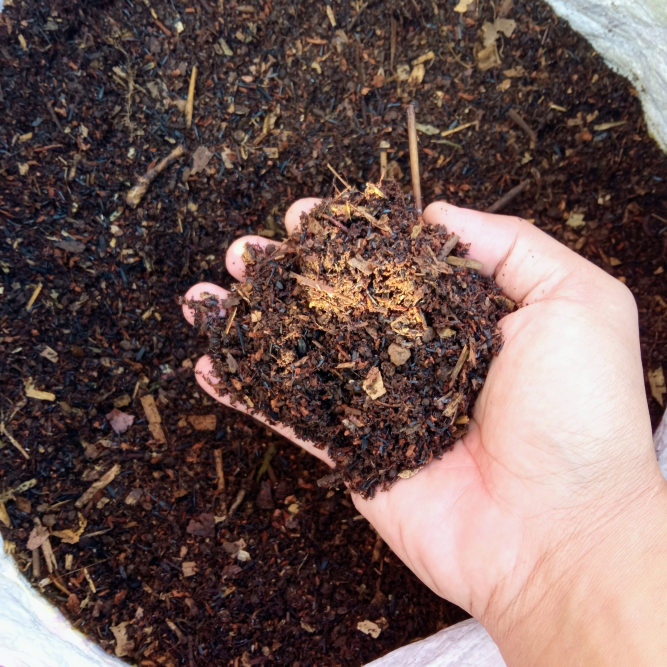
#> input picture assets/photo/hand-of-compost.jpg, 2000 x 2000 px, found by its file name (shown at 1/3 size)
$ python build_teachers_day_soil_tests.py
#> lines starting #> are read from the running program, lines starting #| are printed output that depends on the picture; after the words box and inside, x2 and y2 are one past the last pixel; in counts of white or black regions, pixels touching at a corner belong together
### templates/posts/october/lib.py
"""Helpers and the 9 October 2026 templates. Every element is a native PowerPoint object.
Sizes are real points on an 11.25 in wide slide (1080 px = 810 pt), as in the spec. Positions are px."""
import math, os, sys
from lxml import etree
from pptx import Presentation
from pptx.util import Emu, Pt
from pptx.dml.color import RGBColor
from pptx.enum.dml import MSO_PATTERN
from pptx.enum.shapes import MSO_SHAPE
from pptx.enum.text import PP_ALIGN, MSO_ANCHOR

sys.path.insert(0, os.path.join(os.path.dirname(os.path.abspath(__file__)), "..", "..", "carousels"))
from photos import crop, ROOT   # noqa: E402

PX = 9525
A = "http://schemas.openxmlformats.org/drawingml/2006/main"
DEEP, GREEN, CREAM, GLOW, LIGHT, BROWN, INK, GOLD = "1E3F1D", "31662F", "F3F1EA", "B1BCB1", "B1BCB1", "4C3634", "333130", "D39C48"
PHBG, STRIPE, WHITE, FAINT = "C9C4B8", "E8E2D4", "FFFFFF", "6A665C"
HEAD, BODY, TAG = "Montserrat", "Source Sans 3", "[COPY: Allison]"
REGISTRY = []   # every PHOTO placeholder: (file, slide number, label)

def rgb(h): return RGBColor.from_string(h)

# ---------------------------------------------------------------- text estimation
# [15 lines left out: functions est_lines, fit, not called in this run]

def th(text, pt, width, bold=False, spacing=1.2):
    return est_lines(text, pt, width, bold) * pt * 1.3333 * spacing

# ---------------------------------------------------------------- deck
class Deck:
    def __init__(self, w=1080, h=1350, name=""):
        self.w, self.h, self.name = w, h, name
        self.prs = Presentation(); self.prs.slide_width = Emu(w*PX); self.prs.slide_height = Emu(h*PX)
        self.meta = []

    # [17 lines left out: functions slide, finish, not called in this run]

def slide_no(s):
    return [sl.slide_id for sl in s._deck.prs.slides].index(s.slide_id) + 1

# ---------------------------------------------------------------- placement (with optional tilt about a centre)
class Tilt:
    def __init__(self, cx, cy, deg): self.cx, self.cy, self.deg = cx, cy, deg

# [36 lines left out: functions _place, _alpha, rect, not called in this run]

def oval(s, x, y, w, h, fill=None, **kw): return rect(s, x, y, w, h, fill, kind=MSO_SHAPE.OVAL, **kw)
def rrect(s, x, y, w, h, fill=None, radius=24, **kw): return rect(s, x, y, w, h, fill, kind=MSO_SHAPE.ROUNDED_RECTANGLE, radius=radius, **kw)

# [44 lines left out: functions poly, gradient, text, not called in this run]

def label(s, x, y, w, t, pt=22, color=GREEN, **kw):
    return text(s, x, y, w, pt*1.33*1.3, t.upper(), pt, color, HEAD, True, track=2, **kw)

# [6 lines left out: function pill, not called in this run]

def counter(s, i, n, dark, W=1080):
    text(s, W - 80 - 140, 80, 140, 30, f"{i}/{n}", 20,
         CREAM if dark else INK, BODY, align="r", alpha=60)

# ---------------------------------------------------------------- photos and marks
MENTOR_DIR = os.path.join(ROOT, "assets", "mentors-teachers-day")
MENTOR_KEYS = [("carla", "carla-portugal"), ("nick padwick", "nick-padwick"), ("wes sander", "wes-sander"),
               ("gerald", "gerald-ramirez"), ("caterina", "caterina-capri")]

# [36 lines left out: functions mentor_photo, photo, not called in this run]

LOGO_W = os.path.join(ROOT, "assets", "logo", "foundation-logo-white.png")
LOGO_C = os.path.join(ROOT, "assets", "logo", "foundation-logo-color.png")
LOGO_AR = 743 / 668

# [9 lines left out: function logo, not called in this run]

def logo_for(s, dark=True, **kw): logo(s, outline=CREAM if dark else DEEP, **kw)

def series_pill(s, y=80):
    pill(s, 80, y, "SOIL REGENERATORS IN THE WILD", 22, GLOW, DEEP, alpha=80, w=760, h=70, track=2)

def quote_mark(s, x, y, color, alpha, pt=260):
    text(s, x, y, 300, pt*1.333, "“", pt, color, HEAD, True, alpha=alpha, spacing=0.9)

# [4 lines left out: function check, not called in this run]

def warn(s, cx, cy, d, color=GOLD, fg=DEEP):
    oval(s, cx-d/2, cy-d/2, d, d, color)
    text(s, cx-d/2, cy-d/2, d, d, "!", 60 * d/140, fg, HEAD, True, align="c", anchor="m", spacing=1.0)

# [107 lines left out: functions follow_pill, t1a, t1b, t1c, t1d, t1e and 3 more, not called in this run]

def icon_save(s, cx, y):
    poly(s, [(cx-30, y), (cx+30, y), (cx+30, y+80), (cx, y+58), (cx-30, y+80)], CREAM)
    poly(s, [(cx-22, y+8), (cx+22, y+8), (cx+22, y+64), (cx, y+48), (cx-22, y+64)], GREEN)

def icon_send(s, cx, y):
    poly(s, [(cx-44, y+36), (cx+44, y), (cx+10, y+80), (cx-4, y+46)], CREAM)
    poly(s, [(cx-34, y+36), (cx+30, y+10), (cx-4, y+40)], GREEN)

# [57 lines left out: functions t2d, t3a, t3b, t3c, scallop, not called in this run]

def ribbon(s, x, y, w, h, fill, tl, notch=30):
    return poly(s, [(x, y), (x + w, y), (x + w - notch, y + h/2), (x + w, y + h), (x, y + h), (x + notch, y + h/2)], fill, tl=tl)

COLLAGE = os.path.join(ROOT, "assets", "collage")

# [176 lines left out: functions collage, sticker_pic, t4a, photo_tilt, t4b, t4c and 7 more, not called in this run]

### templates/posts/october/build_teachers_day_soil_tests.py
"""World Teachers' Day: four versions of one two-person slide (Loida and Casey), Stephanie's Canva layout, each with a
different soil treatment. Soil never goes over the staff photos.

A  real compost mound bottom right (cut from assets/photo/hand-of-compost.jpg), logo bottom left
B  soil and seedlings flat-lay border along the bottom (Replicate, flux-2-pro, cut out)
C  torn strip of real soil across the bottom, like a pasted paper strip
D  soil crumbs drifting down the top-right corner and a small mound bottom left (both cut from the compost photo)

python3 templates/posts/october/build_teachers_day_soil_tests.py
"""
import random
from PIL import Image, ImageDraw, ImageFilter
from lib import Deck
from build_oct_01_10 import logo, pic, save
from build_teachers_day_v2 import portrait, para
from build_teachers_day_v3 import base, bunting, PEOPLE, GREEN, INK, W, H, NOTE

LOIDA = next(m for m in PEOPLE if m[0] == "Loida")
CASEY = next(m for m in PEOPLE if m[0] == "Casey")
PAIR = [LOIDA[:2] + ("Advanced Programs Lead & Mentor",) + LOIDA[3:], CASEY]   # Loida's title as in Stephanie's Canva
TX = "assets/texture/"


def torn_strip(path, w=1080, h=230, seed=4):
    """Real compost cut into a strip with a torn top edge."""
#> called with path = 'assets/texture/soil-torn-strip.png', w = 1080, h = 230, seed = 4
    random.seed(seed)
    src = Image.open("assets/photo/hand-of-compost.jpg").convert("RGB").crop((0, 0, 1800, 560))
    k = max(h / src.height, w / src.width); t = src.resize((int(src.width * k) + 1, int(src.height * k) + 1)).crop((0, 0, w, h))
#> after `k = max(h / src.height, w / src.width)`: k = 0.6
#> after `t = src.resize((int(src.width * k) + 1, int(src.height * k) + 1)).crop`:
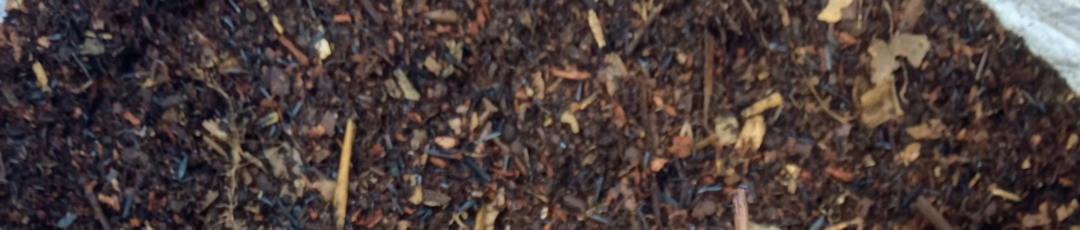
#> t: PIL image 1080x230 RGB; mean R, G, B 73, 59.8, 57.4
    m = Image.new("L", (w, h), 0); d = ImageDraw.Draw(m)
#> after `m = Image.new('L', (w, h), 0)`: m: PIL image 1080x230 L; every value is 0
    y = 60; pts = [(0, h)]
    for x in range(0, w + 8, 8):
        y = max(25, min(95, y + random.uniform(-9, 9))); pts.append((x, y))
    pts.append((w, h)); d.polygon(pts, fill=255)
    m = m.filter(ImageFilter.GaussianBlur(1.2))
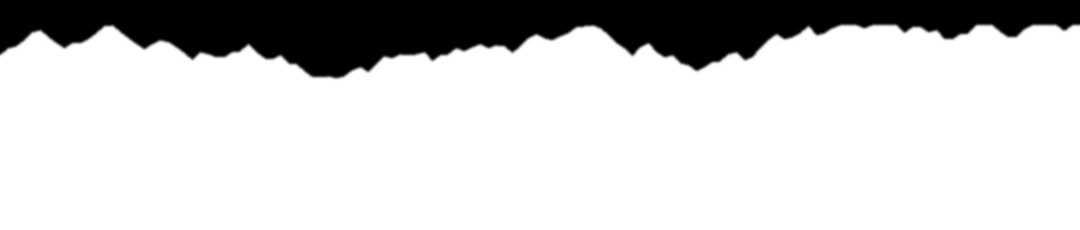
#> m: PIL image 1080x230 L; min 0, max 255, mean 205.6
    out = t.convert("RGBA"); out.putalpha(m); out.save(path, optimize=True)
#> after `out.putalpha(m)`:
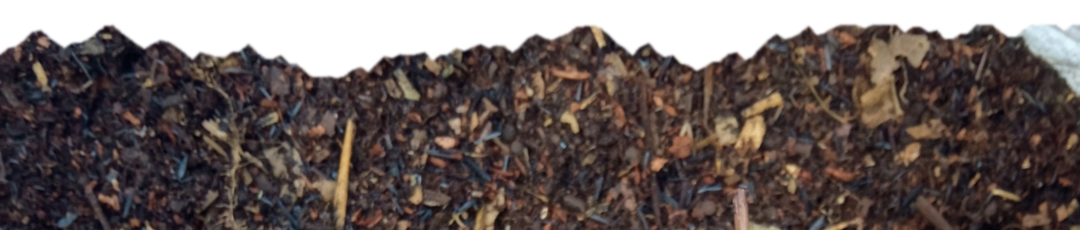
#> out: PIL image 1080x230 RGBA; mean R, G, B, A 73, 59.8, 57.4, 205.6; transparent parts drawn white


def crumbs(path, w=420, h=520, seed=9):
    """Crumbs of real compost drifting from the top-right corner: denser at the corner, thinning out."""
#> called with path = 'assets/texture/soil-crumbs-corner.png', w = 420, h = 520, seed = 9
    random.seed(seed)
    src = Image.open("assets/photo/hand-of-compost.jpg").convert("RGB").crop((0, 0, 1800, 560)).resize((w, int(w * 560 / 1800)))
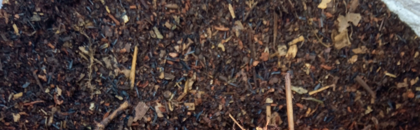
#> src: PIL image 420x130 RGB; mean R, G, B 71.1, 57.1, 54.7
    tex = Image.new("RGB", (w, h)); y = 0
#> after `tex = Image.new('RGB', (w, h))`: tex: PIL image 420x520 RGB; every value is 0
    while y < h: tex.paste(src, (0, y)); y += src.height
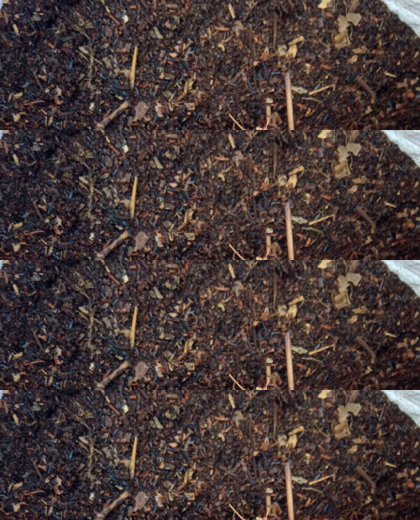
#> tex: PIL image 420x520 RGB; mean R, G, B 71.1, 57.1, 54.7
#> after the loop, y = 520
    m = Image.new("L", (w, h), 0); d = ImageDraw.Draw(m)
#> after `m = Image.new('L', (w, h), 0)`: m: PIL image 420x520 L; every value is 0
    for _ in range(520):
        x = w - abs(random.gauss(0, w * 0.35)); yy = abs(random.gauss(0, h * 0.35))
        if not (0 <= x < w and 0 <= yy < h): continue
        r = random.uniform(1.5, 7) * (1 - 0.6 * ((w - x) / w + yy / h) / 2)
        d.ellipse([x - r, yy - r * random.uniform(.6, 1), x + r, yy + r], fill=255)
    out = tex.convert("RGBA"); out.putalpha(m.filter(ImageFilter.GaussianBlur(.5))); out.save(path, optimize=True)
#> after `out.putalpha(m.filter(ImageFilter.GaussianBlur(0.5)))`:
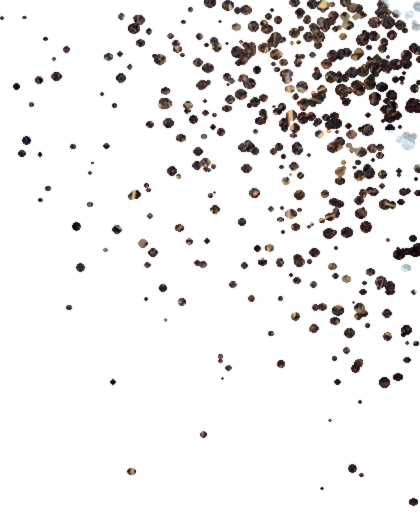
#> out: PIL image 420x520 RGBA; mean R, G, B, A 71.1, 57.1, 54.7, 25.3; transparent parts drawn white
#> after `out.putalpha(m.filter(ImageFilter.GaussianBlur(0.5)))`:
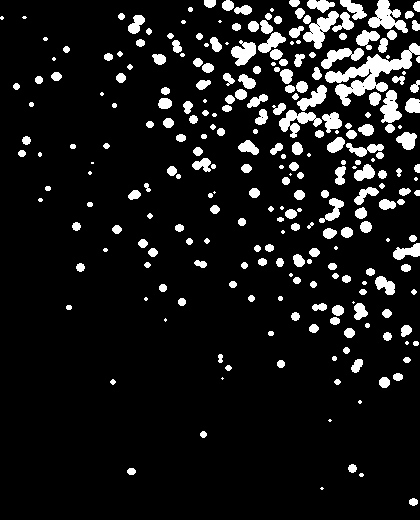
#> m: PIL image 420x520 L; 9.9% white; 264 white regions (48 under 20 px), largest, box (x1, y1, x2, y2) and area: (325, 43, 420, 106) 1830, (368, 0, 408, 33) 647, (303, 11, 339, 49) 577


def people(s):
    cell, top = 470, 190
    for i, m in enumerate(PAIR):
        y = top + i * (cell + 40)
        portrait(s, m[5], m[6], 80, y, cell, cell)
        yy = para(s, 595, y + cell / 2 - 70, 420, f"{m[0]} {m[1]}", (44, 40, 36), GREEN, "Montserrat", True, sp=1.0, maxh=130) + 12
        para(s, 595, yy, 420, m[2], (26, 24), INK, "Source Sans 3", maxh=120)


def build():
    torn_strip(TX + "soil-torn-strip.png"); crumbs(TX + "soil-crumbs-corner.png")
    d = Deck(name="05-10-2026-mon-ig-teachers-day-soil-tests")
    for key, note in [("A", "compost mound bottom right"), ("B", "flat-lay soil border (Replicate)"),
                      ("C", "torn soil strip"), ("D", "crumbs top right, small mound bottom left")]:
        s = base(d, f"Version {key}: {note}." + NOTE)
        bunting(s)
        if key == "A":
            pic(s, TX + "soil-corner-b.png", W - 560, H - 560 * 260 / 520, 560).rotation = 0
            sh = s.shapes[-1]; sh._element.spPr.find("{http://schemas.openxmlformats.org/drawingml/2006/main}xfrm").set("flipH", "1")
            people(s); logo(s, 80, H - 150, 120, white=False)
        elif key == "B":
            people(s)
            bw = 1080; bh = bw * 989 / 2048                     # soil starts about 40% down the cut-out
            pic(s, "assets/collage/cutouts/soil-flatlay-border.png", 0, 1185 - 0.40 * bh, bw)
            logo(s, W - 40 - 120, 1040, 120, white=False)
        elif key == "C":
            people(s)
            pic(s, TX + "soil-torn-strip.png", 0, H - 150, W, 150 * 1.0 * 230 / 230)
            logo(s, W - 40 - 125, H - 150 - 120, 125, white=False)
        else:
            pic(s, TX + "soil-crumbs-corner.png", W - 420, 0, 420)
            people(s)
            pic(s, TX + "soil-corner-a.png", 0, H - 380 * 300 / 640, 380)
            logo(s, W - 40 - 120, H - 150, 120, white=False)
    save(d, "05-10-2026-mon-ig-teachers-day-soil-tests.pptx")


if __name__ == "__main__":
    build()
#> (the call stopped at in __init__, `self.prs = Presentation(); self.prs.slide_width = Emu(w*PX); self.prs...`: pptx is not available in this run)

$ run again, with assets/photo/erc-rancho-cacachilas-aerial-shot.jpg copied over assets/photo/hand-of-compost.jpg
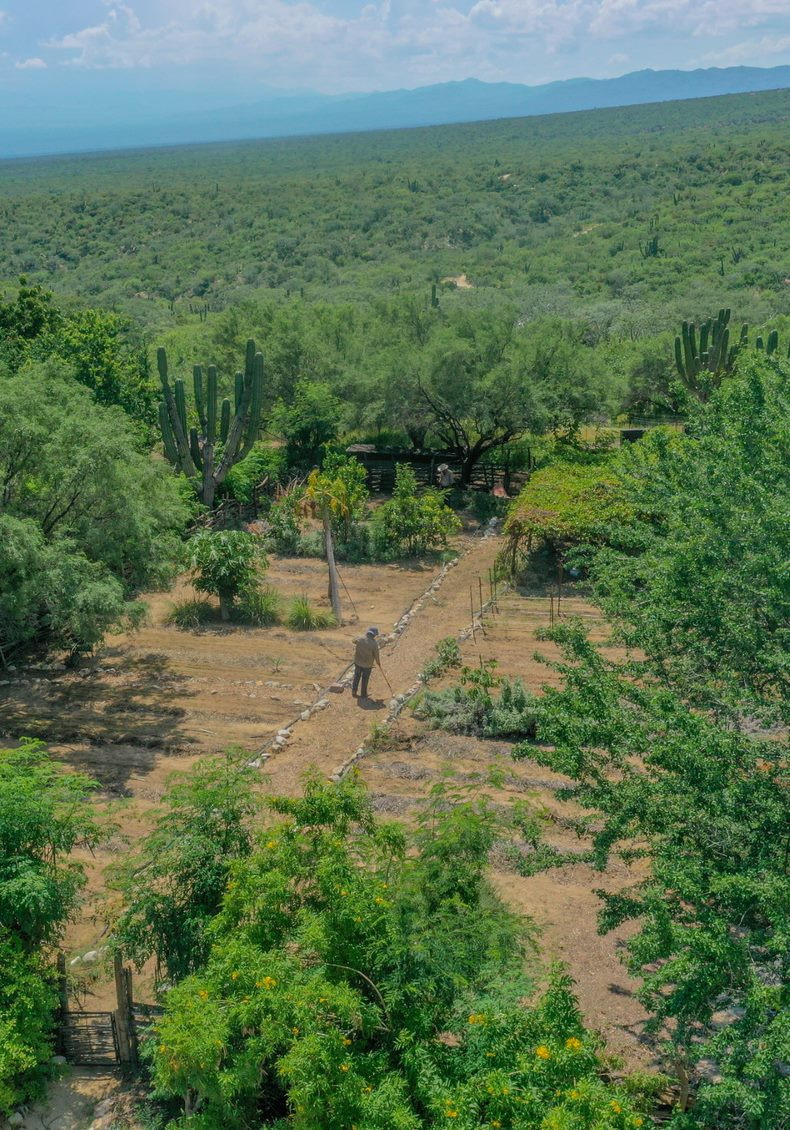
#> input picture assets/photo/erc-rancho-cacachilas-aerial-shot.jpg, 790 x 1130 px, found by its file name
#> after the loop in crumbs, `while y < h: tex.paste(src, (0, y)); y += src.height`:
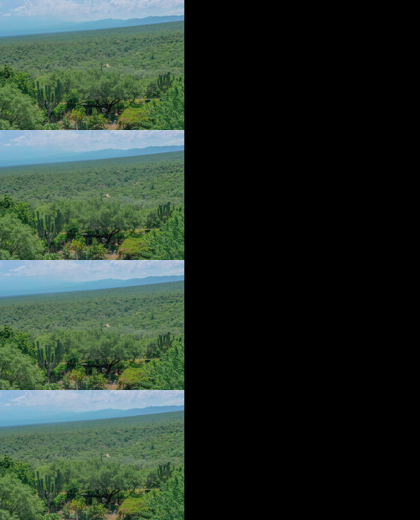
#> tex: PIL image 420x520 RGB; mean R, G, B 40.9, 54.4, 45.3
#> after the loop in crumbs, `while y < h: tex.paste(src, (0, y)); y += src.height`: y = 520
#> in crumbs, `out.putalpha(m.filter(ImageFilter.GaussianBlur(0.5)))`:
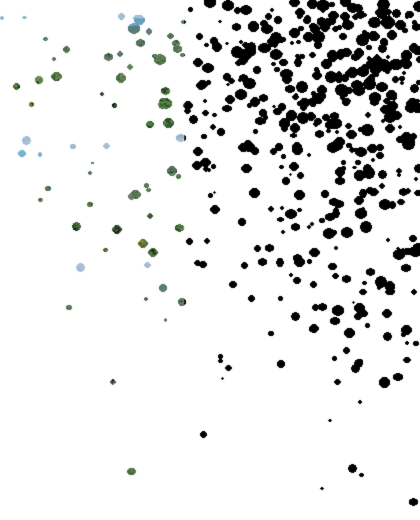
#> out: PIL image 420x520 RGBA; mean R, G, B, A 40.9, 54.4, 45.3, 25.3; transparent parts drawn white

$ run again, with assets/photo/erc-rancho-cacachilas-agro2.jpg copied over assets/photo/hand-of-compost.jpg
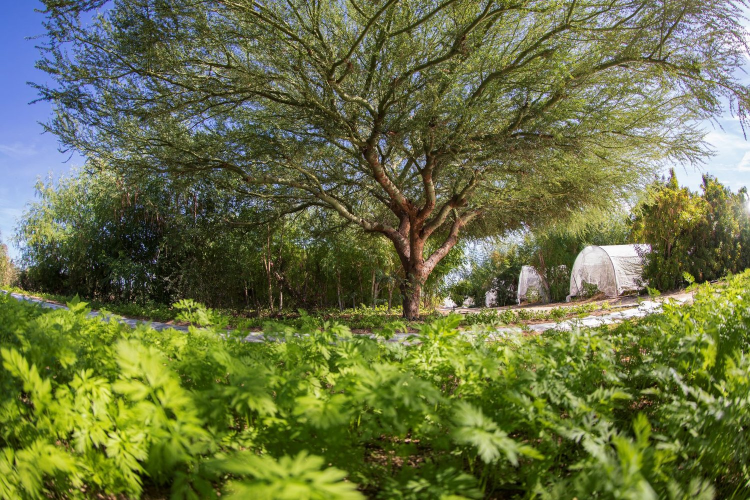
#> input picture assets/photo/erc-rancho-cacachilas-agro2.jpg, 1500 x 1000 px, found by its file name (shown at 1/2 size)
#> after the loop in crumbs, `while y < h: tex.paste(src, (0, y)); y += src.height`:
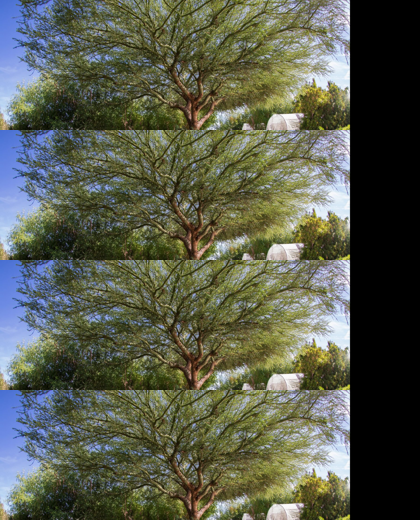
#> tex: PIL image 420x520 RGB; mean R, G, B 87.9, 91.5, 76.1
#> after the loop in crumbs, `while y < h: tex.paste(src, (0, y)); y += src.height`: y = 520
#> in crumbs, `out.putalpha(m.filter(ImageFilter.GaussianBlur(0.5)))`:
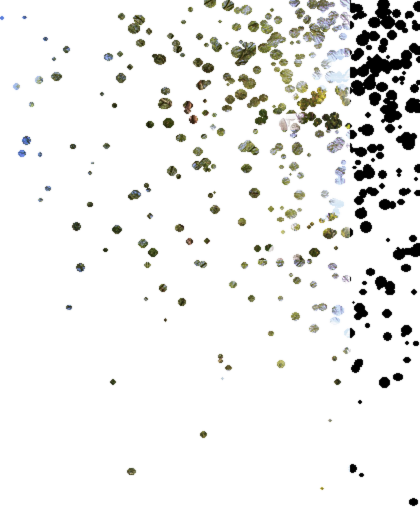
#> out: PIL image 420x520 RGBA; mean R, G, B, A 87.9, 91.5, 76.1, 25.3; transparent parts drawn white

$ run again, with assets/photo/gloved-hands-red-bucket-mulch.jpg copied over assets/photo/hand-of-compost.jpg
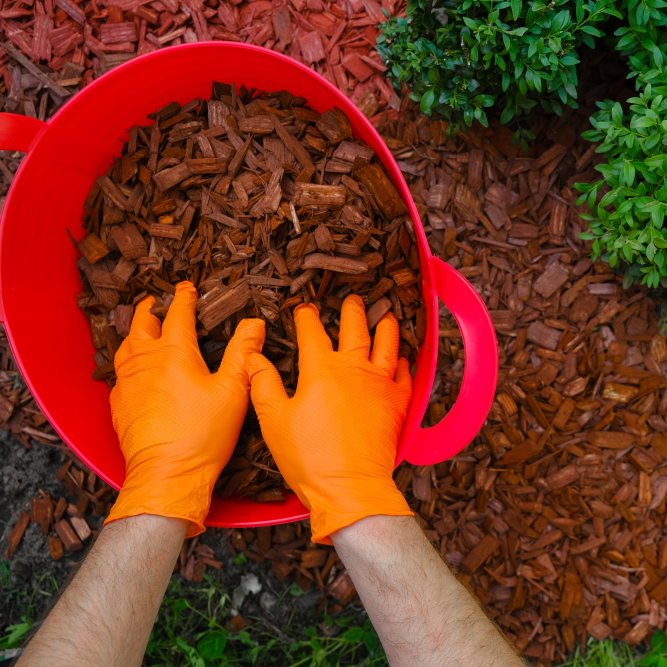
#> input picture assets/photo/gloved-hands-red-bucket-mulch.jpg, 2000 x 2000 px, found by its file name (shown at 1/3 size)
#> after the loop in crumbs, `while y < h: tex.paste(src, (0, y)); y += src.height`: y = 520
#> in crumbs, `out.putalpha(m.filter(ImageFilter.GaussianBlur(0.5)))`:
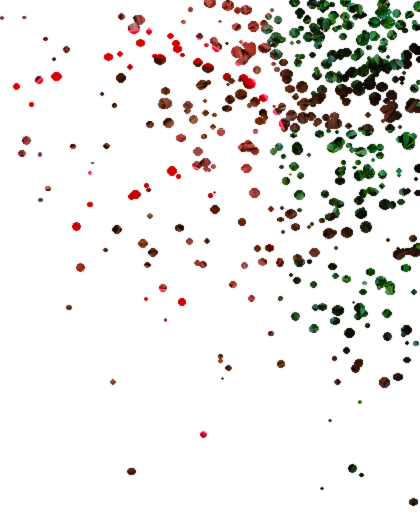
#> out: PIL image 420x520 RGBA; mean R, G, B, A 106.6, 39.9, 25, 25.3; transparent parts drawn white
